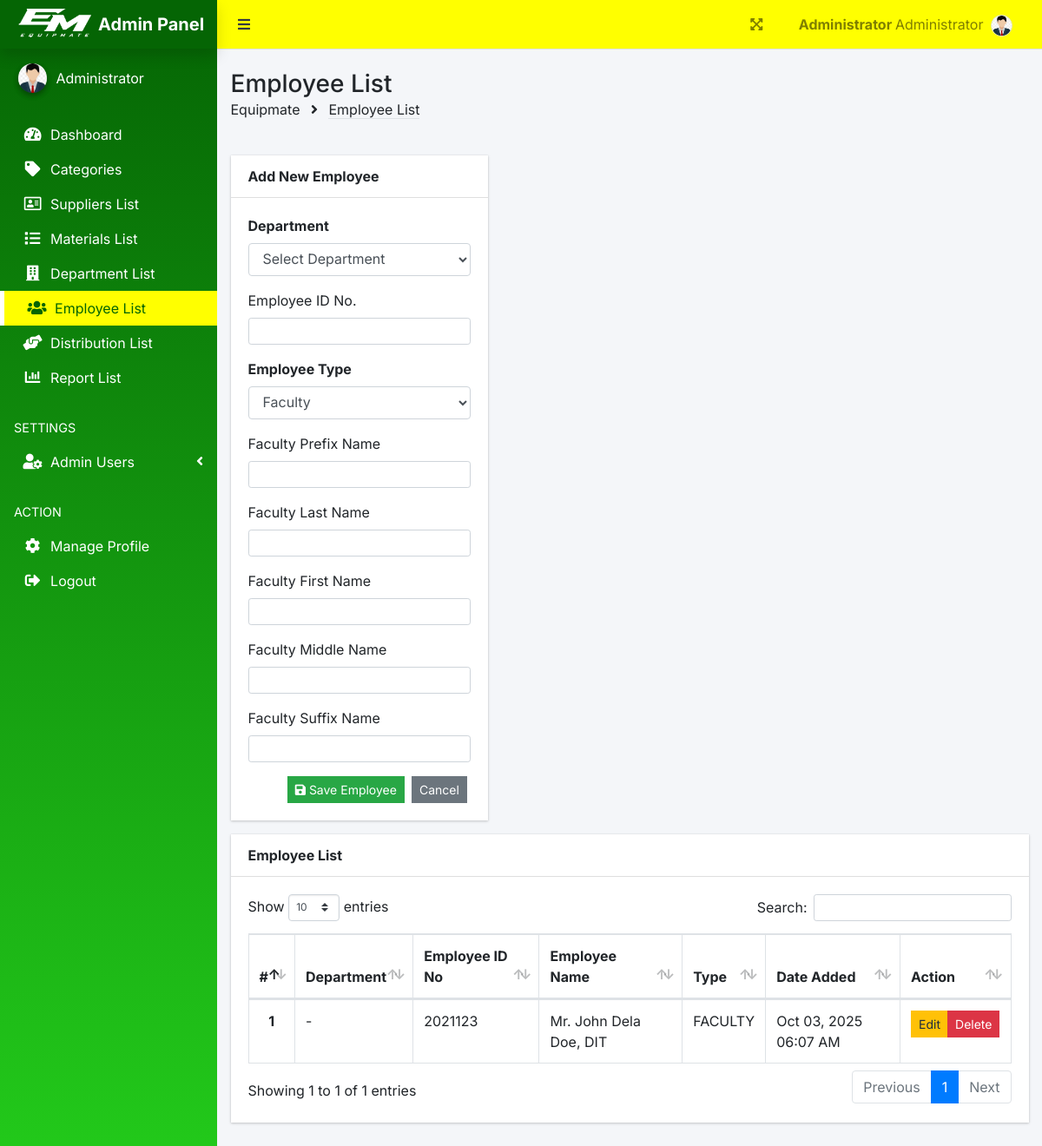
Before: /index.php?page=employee_list (signed in) with the older database file.
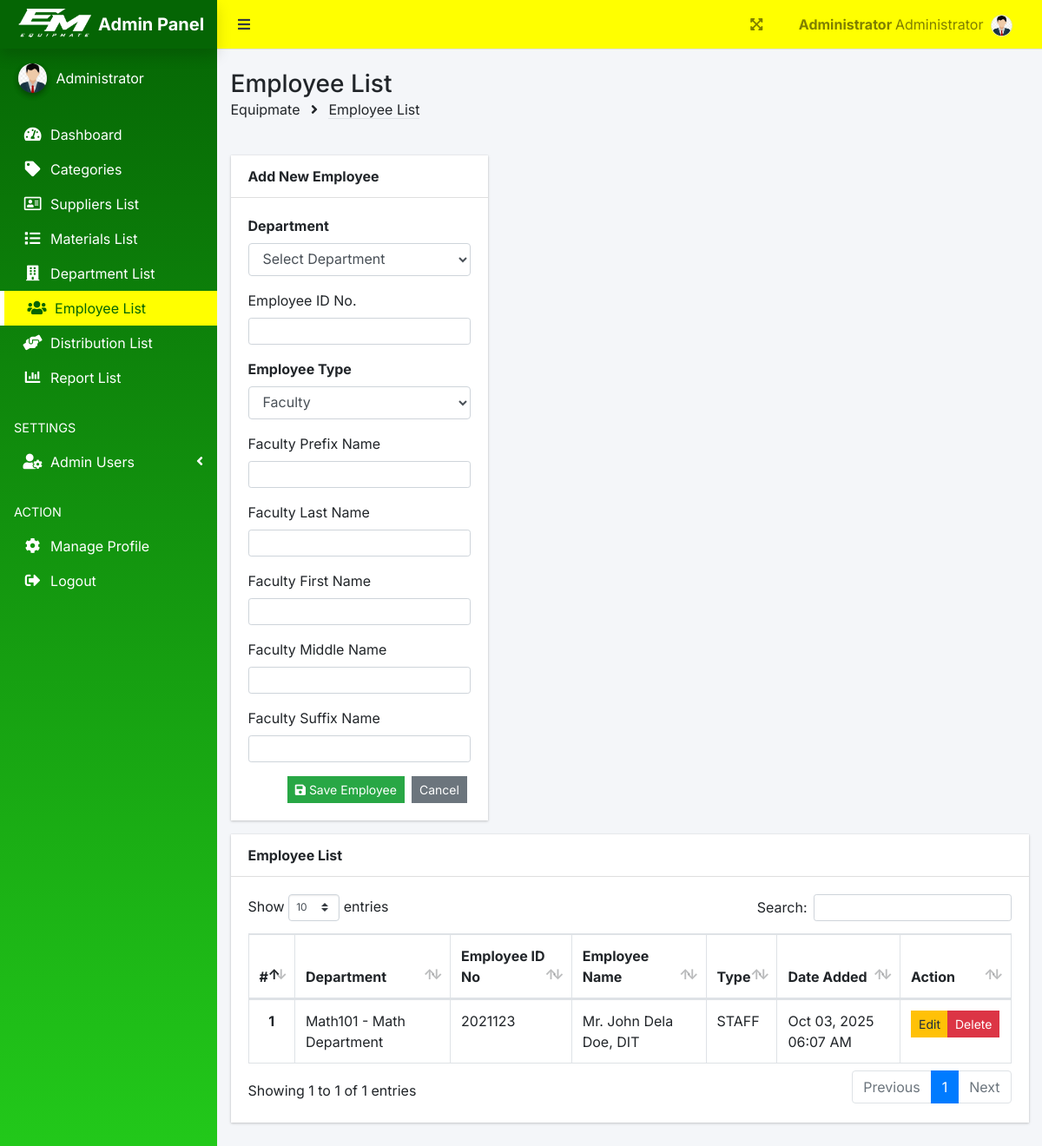
After: the same page with the newer database file.
### tables this page shows
CREATE TABLE `employees` (
  `employee_id` int(11) NOT NULL,
  `eIDno` varchar(50) NOT NULL,
  `department_id` int(11) NOT NULL,
  `empType` enum('faculty','staff') NOT NULL,
  `preName` varchar(50) DEFAULT NULL,
  `lName` varchar(100) NOT NULL,
  `fName` varchar(100) NOT NULL,
  `mName` varchar(100) DEFAULT NULL,
  `sName` varchar(50) DEFAULT NULL,
  `created_at` timestamp NOT NULL DEFAULT current_timestamp()
);

CREATE TABLE `department_list` (
  `d_id` int(11) NOT NULL,
  `department_name` varchar(255) NOT NULL,
  `department_abbrv` varchar(25) NOT NULL,
  `date_added` datetime NOT NULL DEFAULT current_timestamp()
);

### admin/employee_list.php (the view, shortened to what the changed rows need)
<?php include 'db_connect.php' ?>
<div class="row">
    <div class="col-sm">
        <div class="card">
            <div class="card-body">
                <table class="table table-hover table-bordered" id="list">
                    <thead>
                        <tr>
                            <th class="text-center">#</th>
                            <th>Department</th>
                            <th>Employee ID No</th>
                            <th>Employee Name</th>
                            <th>Type</th>
                            <th>Date Added</th>
                            <th>Action</th>
                        </tr>
                    </thead>
                    <tbody>
                        <?php
                        $i = 1;
                        $qry = $conn->query("SELECT * FROM employees e
                        left join department_list d on e.department_id = d.d_id
                         ORDER BY created_at DESC");
                        if ($qry->num_rows > 0) {
                            while ($row = $qry->fetch_assoc()):
                                $fullname = $row['preName'] . ' ' . $row['fName'] . ' ' . $row['mName'] . ' ' . $row['lName'] . ', ' . $row['sName'];
                        ?>
                                <tr>
                                    <th class="text-center"><?php echo $i++ ?></th>
                                    <td><?php echo $row['department_abbrv'] . ' - ' . $row['department_name'] ?></td>
                                    <td><?php echo $row['eIDno'] ?></td>
                                    <td><?php echo $fullname ?></td>
                                    <td class="text-uppercase"><?php echo $row['empType'] ?></td>
                                    <td><?php echo date("M d, Y h:i A", strtotime($row['created_at'])) ?></td>
                                    <td class="text-center">
                                        <div class="btn-group">
                                            <?php $hashed_link = hash('sha256', $row['employee_id']); ?>
                                            <a class="btn btn-warning btn-flat btn-sm"
                                                href="./index.php?page=edit_employee&employee_id=<?php echo $hashed_link ?>">Edit</a>
                                            <button type="button" class="btn btn-danger btn-flat btn-sm delete-employee"
                                                data-id="<?php echo $row['employee_id'] ?>">
                                                Delete
                                            </button>
                                        </div>
                                    </td>
                                </tr>
                        <?php endwhile;
                        } else {
                            echo '<tr class="text-center">
                                <td colspan="6">No Employees found in Database!</td></tr>';
                        } ?>
                    </tbody>
                </table>
            </div>
        </div>
    </div>
</div>

Changed rows visible on the page:
changed employees "Mr. John Dela Doe, DIT": department_list.department_abbrv (not shown) → "Math101"; department_list.department_name (not shown) → "Math Department"; empType "FACULTY" → "STAFF"
